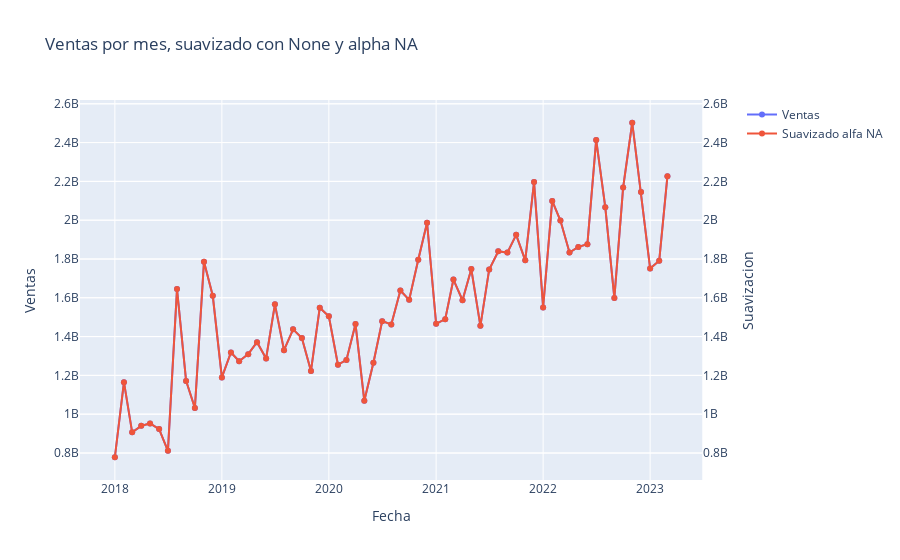

Notebook code cell kept with this figure:
### Markdown cell above
##### Suavización

### Code cell
# El tipo de suavizacion puede ser:
    #Exponencial simple
    #Logaritmica
    #Raiz cuadrada
    #None
ventas_cluster = suavizacion(ventas_cluster, alpha= 0.2, tipo_suavizacion= None)
